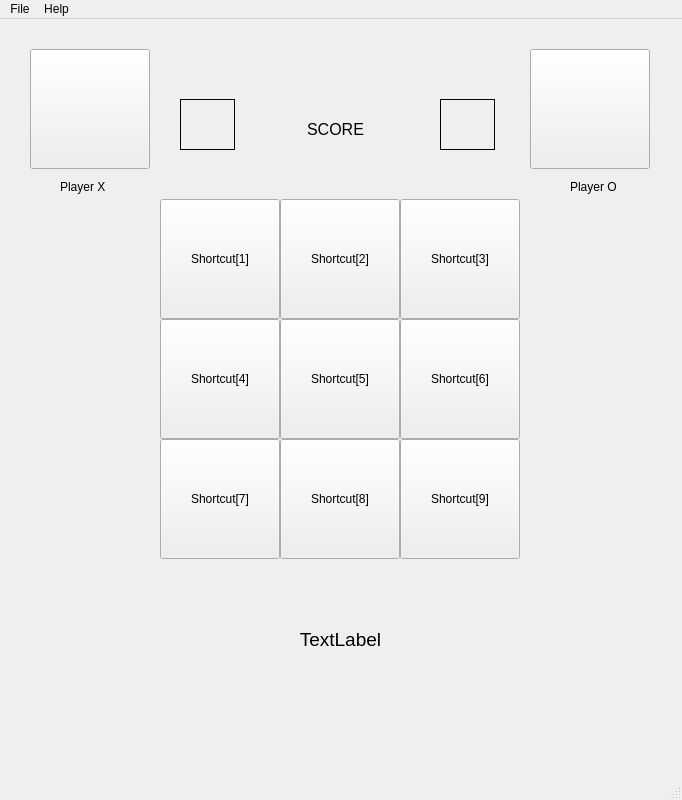
<?xml version="1.0" encoding="UTF-8"?>
<ui version="4.0">
 <class>MainWindow</class>
 <widget class="QMainWindow" name="MainWindow">
  <property name="geometry">
   <rect>
    <x>0</x>
    <y>0</y>
    <width>682</width>
    <height>800</height>
   </rect>
  </property>
  <property name="windowTitle">
   <string>Tic-Tac-Toe</string>
  </property>
  <widget class="QWidget" name="centralwidget">
   <widget class="QPushButton" name="button1_1">
    <property name="geometry">
     <rect>
      <x>160</x>
      <y>180</y>
      <width>120</width>
      <height>120</height>
     </rect>
    </property>
    <property name="cursor">
     <cursorShape>PointingHandCursor</cursorShape>
    </property>
    <property name="text">
     <string>Shortcut[1]</string>
    </property>
    <property name="iconSize">
     <size>
      <width>100</width>
      <height>100</height>
     </size>
    </property>
    <property name="shortcut">
     <string>1</string>
    </property>
   </widget>
   <widget class="QPushButton" name="button1_2">
    <property name="geometry">
     <rect>
      <x>280</x>
      <y>180</y>
      <width>120</width>
      <height>120</height>
     </rect>
    </property>
    <property name="cursor">
     <cursorShape>PointingHandCursor</cursorShape>
    </property>
    <property name="text">
     <string>Shortcut[2]</string>
    </property>
    <property name="iconSize">
     <size>
      <width>100</width>
      <height>100</height>
     </size>
    </property>
    <property name="shortcut">
     <string>2</string>
    </property>
   </widget>
   <widget class="QPushButton" name="button1_3">
    <property name="geometry">
     <rect>
      <x>400</x>
      <y>180</y>
      <width>120</width>
      <height>120</height>
     </rect>
    </property>
    <property name="cursor">
     <cursorShape>PointingHandCursor</cursorShape>
    </property>
    <property name="text">
     <string>Shortcut[3]</string>
    </property>
    <property name="iconSize">
     <size>
      <width>100</width>
      <height>100</height>
     </size>
    </property>
    <property name="shortcut">
     <string>3</string>
    </property>
   </widget>
   <widget class="QPushButton" name="button2_3">
    <property name="geometry">
     <rect>
      <x>400</x>
      <y>300</y>
      <width>120</width>
      <height>120</height>
     </rect>
    </property>
    <property name="cursor">
     <cursorShape>PointingHandCursor</cursorShape>
    </property>
    <property name="text">
     <string>Shortcut[6]</string>
    </property>
    <property name="iconSize">
     <size>
      <width>100</width>
      <height>100</height>
     </size>
    </property>
    <property name="shortcut">
     <string>6</string>
    </property>
   </widget>
   <widget class="QPushButton" name="button2_1">
    <property name="geometry">
     <rect>
      <x>160</x>
      <y>300</y>
      <width>120</width>
      <height>120</height>
     </rect>
    </property>
    <property name="cursor">
     <cursorShape>PointingHandCursor</cursorShape>
    </property>
    <property name="text">
     <string>Shortcut[4]</string>
    </property>
    <property name="iconSize">
     <size>
      <width>100</width>
      <height>100</height>
     </size>
    </property>
    <property name="shortcut">
     <string>4</string>
    </property>
   </widget>
   <widget class="QPushButton" name="button2_2">
    <property name="geometry">
     <rect>
      <x>280</x>
      <y>300</y>
      <width>120</width>
      <height>120</height>
     </rect>
    </property>
    <property name="cursor">
     <cursorShape>PointingHandCursor</cursorShape>
    </property>
    <property name="text">
     <string>Shortcut[5]</string>
    </property>
    <property name="iconSize">
     <size>
      <width>100</width>
      <height>100</height>
     </size>
    </property>
    <property name="shortcut">
     <string>5</string>
    </property>
   </widget>
   <widget class="QPushButton" name="button3_2">
    <property name="geometry">
     <rect>
      <x>280</x>
      <y>420</y>
      <width>120</width>
      <height>120</height>
     </rect>
    </property>
    <property name="cursor">
     <cursorShape>PointingHandCursor</cursorShape>
    </property>
    <property name="text">
     <string>Shortcut[8]</string>
    </property>
    <property name="iconSize">
     <size>
      <width>100</width>
      <height>100</height>
     </size>
    </property>
    <property name="shortcut">
     <string>8</string>
    </property>
   </widget>
   <widget class="QPushButton" name="button3_1">
    <property name="geometry">
     <rect>
      <x>160</x>
      <y>420</y>
      <width>120</width>
      <height>120</height>
     </rect>
    </property>
    <property name="cursor">
     <cursorShape>PointingHandCursor</cursorShape>
    </property>
    <property name="text">
     <string>Shortcut[7]</string>
    </property>
    <property name="iconSize">
     <size>
      <width>100</width>
      <height>100</height>
     </size>
    </property>
    <property name="shortcut">
     <string>7</string>
    </property>
   </widget>
   <widget class="QPushButton" name="button3_3">
    <property name="geometry">
     <rect>
      <x>400</x>
      <y>420</y>
      <width>120</width>
      <height>120</height>
     </rect>
    </property>
    <property name="cursor">
     <cursorShape>PointingHandCursor</cursorShape>
    </property>
    <property name="text">
     <string>Shortcut[9]</string>
    </property>
    <property name="iconSize">
     <size>
      <width>100</width>
      <height>100</height>
     </size>
    </property>
    <property name="shortcut">
     <string>9</string>
    </property>
   </widget>
   <widget class="QPushButton" name="PlayerX">
    <property name="geometry">
     <rect>
      <x>30</x>
      <y>30</y>
      <width>120</width>
      <height>120</height>
     </rect>
    </property>
    <property name="styleSheet">
     <string notr="true"/>
    </property>
    <property name="text">
     <string/>
    </property>
    <property name="icon">
     <iconset resource="resource.qrc">
      <normaloff>:/graphics/XPlayer.svg</normaloff>:/graphics/XPlayer.svg</iconset>
    </property>
    <property name="iconSize">
     <size>
      <width>100</width>
      <height>100</height>
     </size>
    </property>
   </widget>
   <widget class="QPushButton" name="PlayerY">
    <property name="geometry">
     <rect>
      <x>530</x>
      <y>30</y>
      <width>120</width>
      <height>120</height>
     </rect>
    </property>
    <property name="mouseTracking">
     <bool>false</bool>
    </property>
    <property name="text">
     <string/>
    </property>
    <property name="icon">
     <iconset resource="resource.qrc">
      <normaloff>:/graphics/OPlayer.svg</normaloff>:/graphics/OPlayer.svg</iconset>
    </property>
    <property name="iconSize">
     <size>
      <width>100</width>
      <height>100</height>
     </size>
    </property>
   </widget>
   <widget class="QLabel" name="playerX">
    <property name="geometry">
     <rect>
      <x>60</x>
      <y>160</y>
      <width>55</width>
      <height>16</height>
     </rect>
    </property>
    <property name="text">
     <string>Player X</string>
    </property>
   </widget>
   <widget class="QLabel" name="playerO">
    <property name="geometry">
     <rect>
      <x>570</x>
      <y>160</y>
      <width>55</width>
      <height>16</height>
     </rect>
    </property>
    <property name="text">
     <string>Player O</string>
    </property>
   </widget>
   <widget class="QLabel" name="label">
    <property name="geometry">
     <rect>
      <x>210</x>
      <y>580</y>
      <width>261</width>
      <height>81</height>
     </rect>
    </property>
    <property name="font">
     <font>
      <pointsize>14</pointsize>
     </font>
    </property>
    <property name="text">
     <string>TextLabel</string>
    </property>
    <property name="alignment">
     <set>Qt::AlignCenter</set>
    </property>
   </widget>
   <widget class="QLabel" name="scoreLabelX">
    <property name="geometry">
     <rect>
      <x>180</x>
      <y>80</y>
      <width>55</width>
      <height>51</height>
     </rect>
    </property>
    <property name="font">
     <font>
      <pointsize>16</pointsize>
     </font>
    </property>
    <property name="frameShape">
     <enum>QFrame::Box</enum>
    </property>
    <property name="text">
     <string/>
    </property>
    <property name="alignment">
     <set>Qt::AlignCenter</set>
    </property>
   </widget>
   <widget class="QLabel" name="scoreLabelO">
    <property name="geometry">
     <rect>
      <x>440</x>
      <y>80</y>
      <width>55</width>
      <height>51</height>
     </rect>
    </property>
    <property name="font">
     <font>
      <pointsize>16</pointsize>
     </font>
    </property>
    <property name="frameShape">
     <enum>QFrame::Box</enum>
    </property>
    <property name="text">
     <string/>
    </property>
    <property name="alignment">
     <set>Qt::AlignCenter</set>
    </property>
   </widget>
   <widget class="QLabel" name="scoreLabel">
    <property name="geometry">
     <rect>
      <x>280</x>
      <y>90</y>
      <width>111</width>
      <height>41</height>
     </rect>
    </property>
    <property name="font">
     <font>
      <pointsize>12</pointsize>
     </font>
    </property>
    <property name="text">
     <string>SCORE</string>
    </property>
    <property name="alignment">
     <set>Qt::AlignCenter</set>
    </property>
   </widget>
  </widget>
  <widget class="QMenuBar" name="menubar">
   <property name="geometry">
    <rect>
     <x>0</x>
     <y>0</y>
     <width>682</width>
     <height>26</height>
    </rect>
   </property>
   <widget class="QMenu" name="menuFile">
    <property name="title">
     <string>File</string>
    </property>
    <addaction name="actionNew_game"/>
    <addaction name="actionExit"/>
    <addaction name="actionReset_score"/>
   </widget>
   <widget class="QMenu" name="menuHelp">
    <property name="title">
     <string>Help</string>
    </property>
    <addaction name="actionAbout"/>
   </widget>
   <addaction name="menuFile"/>
   <addaction name="menuHelp"/>
  </widget>
  <widget class="QStatusBar" name="statusbar"/>
  <action name="actionNew_game">
   <property name="text">
    <string>New game</string>
   </property>
   <property name="shortcut">
    <string>Ctrl+N</string>
   </property>
  </action>
  <action name="actionExit">
   <property name="text">
    <string>Exit</string>
   </property>
   <property name="toolTip">
    <string>&lt;html&gt;&lt;head/&gt;&lt;body&gt;&lt;p&gt;Quit the application&lt;/p&gt;&lt;/body&gt;&lt;/html&gt;</string>
   </property>
   <property name="shortcut">
    <string>Ctrl+Q</string>
   </property>
  </action>
  <action name="actionAbout">
   <property name="text">
    <string>About</string>
   </property>
  </action>
  <action name="actionReset_score">
   <property name="text">
    <string>Reset score</string>
   </property>
  </action>
 </widget>
 <resources>
  <include location="resource.qrc"/>
 </resources>
 <connections>
  <connection>
   <sender>actionExit</sender>
   <signal>triggered()</signal>
   <receiver>MainWindow</receiver>
   <slot>close()</slot>
   <hints>
    <hint type="sourcelabel">
     <x>-1</x>
     <y>-1</y>
    </hint>
    <hint type="destinationlabel">
     <x>399</x>
     <y>299</y>
    </hint>
   </hints>
  </connection>
 </connections>
</ui>
